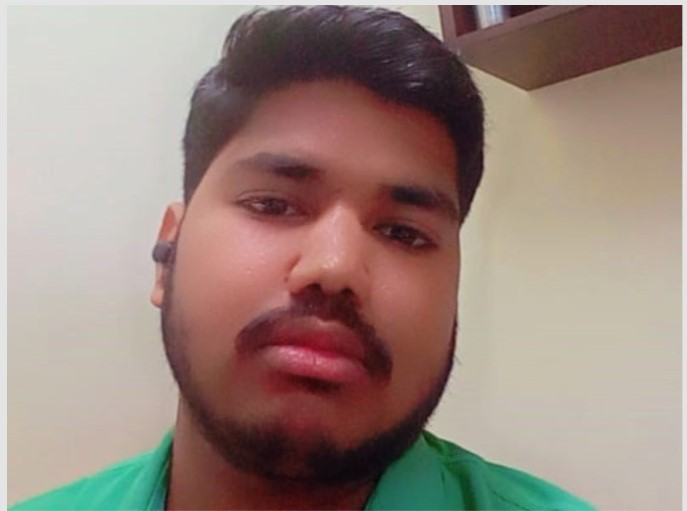
#> input picture MY PASSPORT PHOTO.jpg, 687 x 511 px
$ jupyter execute 'IMAGETO PENCIL SKETCH.ipynb'
#> lines starting #> are read from the running program, lines starting #| are printed output that depends on the picture
[cell 1]
import cv2

image = cv2.imread("MY PASSPORT PHOTO.jpg")  # Replace with your image file name
#> image is the input picture: shape (511, 687, 3); mean B, G, R 126.4, 134.9, 154.9
cv2.imshow("Original Image", image)

[cell 2]
gray_image = cv2.cvtColor(image, cv2.COLOR_BGR2GRAY)
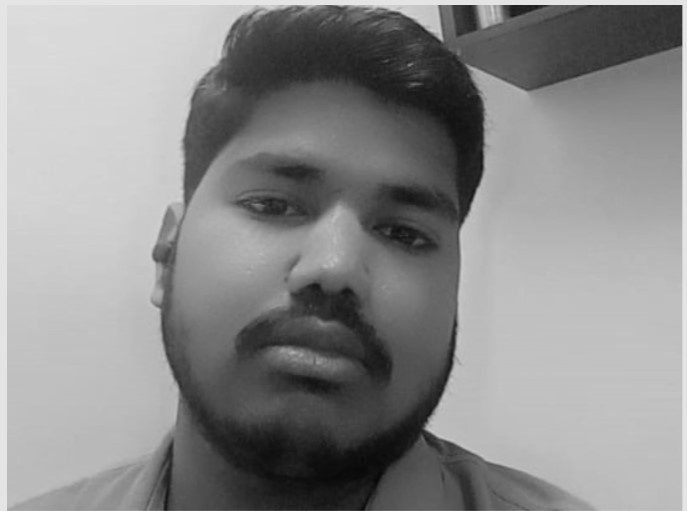
#> gray_image: shape (511, 687); min 7, max 236, mean 139.9

[cell 3]
inverted_gray = 255 - gray_image
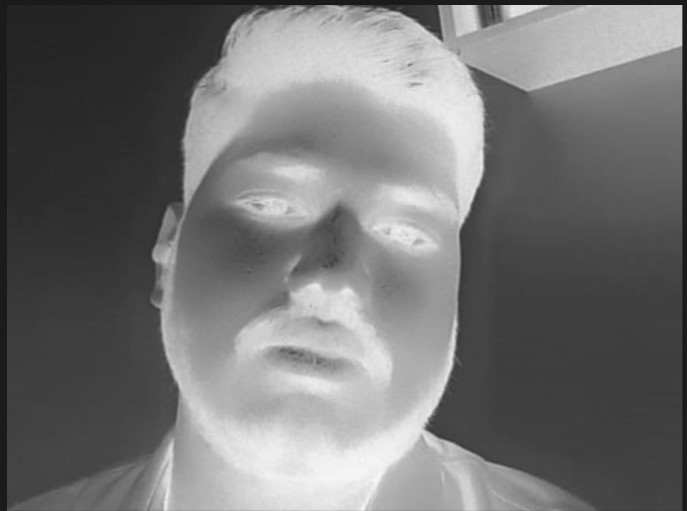
#> inverted_gray: shape (511, 687); min 19, max 248, mean 115.1

[cell 4]
blurred = cv2.GaussianBlur(inverted_gray, (21, 21), sigmaX=0, sigmaY=0)
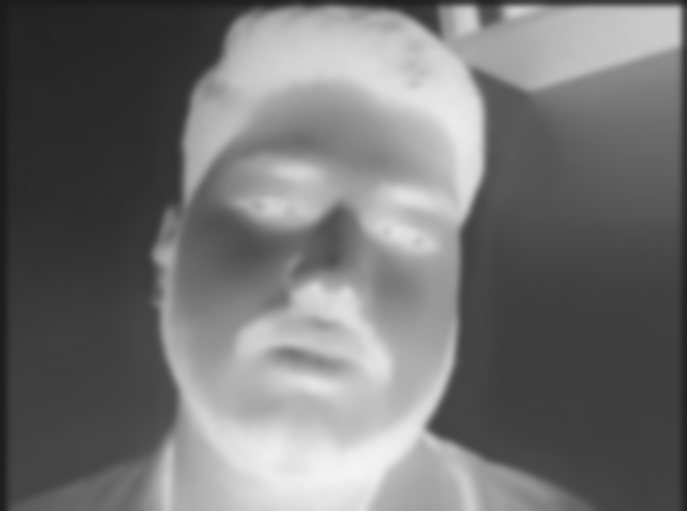
#> blurred: shape (511, 687); min 27, max 244, mean 115.1

[cell 5]
inverted_blur = 255 - blurred
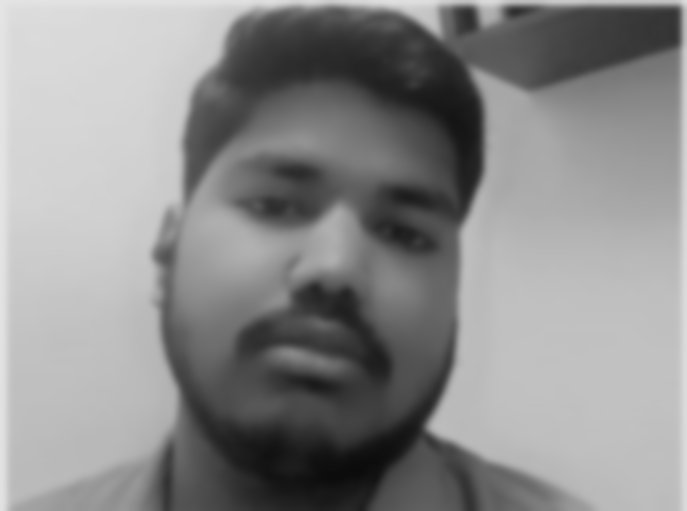
#> inverted_blur: shape (511, 687); min 11, max 228, mean 139.9

[cell 6]
sketch = cv2.divide(gray_image, inverted_blur, scale=256.0)
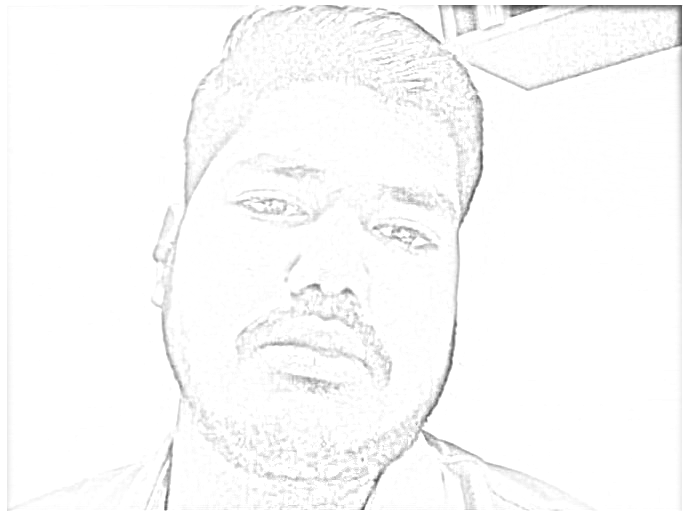
#> sketch: shape (511, 687); min 62, max 255, mean 250.8
